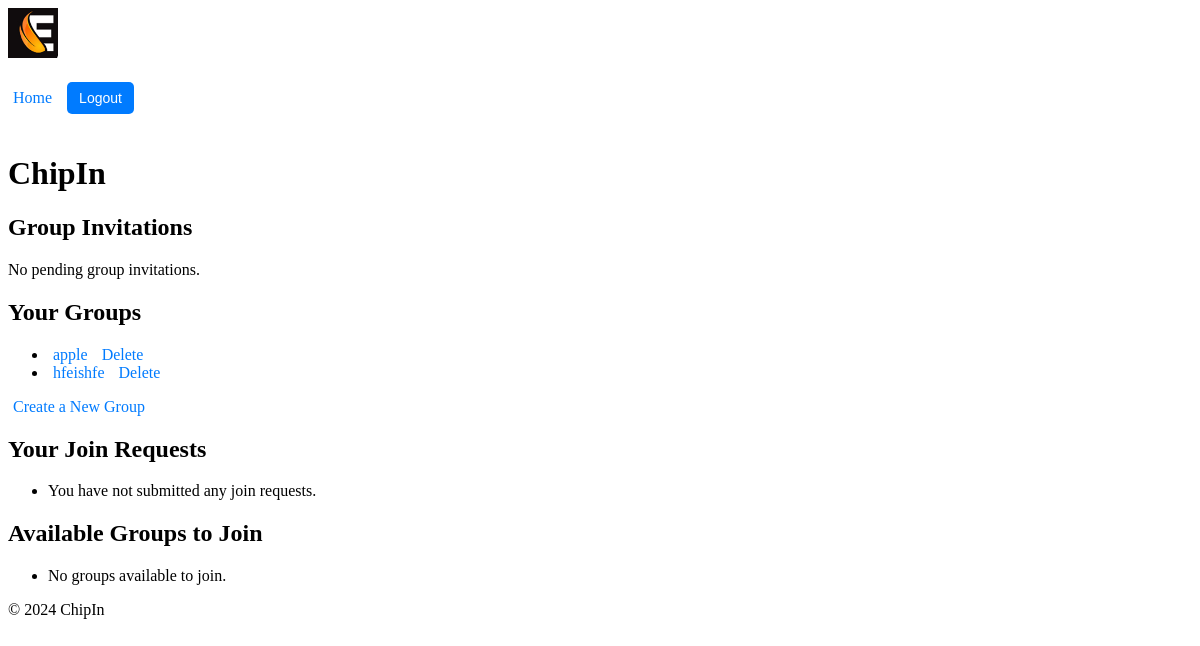
Screenshot of /chipin/ (signed in) with the database file from the repository.
### chipin/models.py (models this page shows, shortened)
class Group(models.Model):
    name = models.CharField(max_length=100)
    admin = models.ForeignKey(User, on_delete=models.CASCADE, related_name='admin_groups')
    members = models.ManyToManyField(User, related_name='group_memberships', blank=True)
    invited_users = models.ManyToManyField(User, related_name='pending_invitations', blank=True)

### chipin/views.py (the view)
# urls.py: path("", views.home, name="home"),
@login_required
def home(request):
    pending_invitations = Group.objects.filter(invited_users=request.user)
    user_join_requests = GroupJoinRequest.objects.filter(user=request.user)
    available_groups = Group.objects.exclude(members=request.user)
    return render(request, 'chipin/home.html', { # Pass data to the template
        'pending_invitations': pending_invitations,
        'user_join_requests': user_join_requests,
        'available_groups': available_groups
    })

### chipin/context_processors.py (called while the page is built)
def user_profile(request):
    if request.user.is_authenticated:
        try:
            return {'nickname': request.user.profile.nickname}
        except Profile.DoesNotExist:
            return {'nickname': request.user.username}  # Fallback to username if no profile exists
    return {}

### chipin/templates/chipin/home.html (shortened to what this page needs)
{% extends 'chipin/base.html' %}
{% load static %}
{% block content %}
    <h1>ChipIn</h1>
    <h2>Group Invitations</h2>
    <div class="invitation-notification">
        {% if pending_invitations %}
            <ul>
                {% for group in pending_invitations %}
                    <li>
                        You have been invited to join <strong>{{ group.name }}</strong>.
                        <a href="{% url 'chipin:accept_invite' group.id %}?user_id={{ request.user.id }}">Accept</a>
                    </li>
                {% empty %}
                    <li>No pending group invitations.</li>
                {% endfor %}
            </ul>
        {% else %}
            <p>No pending group invitations.</p>
        {% endif %}
    </div>
    <h2>Your Groups</h2>
    <ul>
        {% for group in user.group_memberships.all %}
        <li>
            <a href="{% url 'chipin:group_detail' group.id %}">{{ group.name }}</a>
            {% if group.admin == request.user %}
                <a href="{% url 'chipin:delete_group' group.id %}" onclick="return confirm('Are you sure you want to delete this group?');">Delete</a>
            {% else %}
                <a href="{% url 'chipin:leave_group' group.id %}" onclick="return confirm('Are you sure you want to leave this group?');">Leave</a>
            {% endif %}
        </li>
        {% empty %}
        <li>You are not a member of any group yet.</li>
        {% endfor %}
    </ul>
    <a href="{% url 'chipin:create_group' %}">Create a New Group</a>
    <h2>Your Join Requests</h2>
    <ul>
        {% for join_request in user_join_requests %}
        <li>
            You requested to join <strong>{{ join_request.group.name }}</strong> on {{ join_request.created_at }}.
            <a href="{% url 'chipin:delete_join_request' join_request.id %}" onclick="return confirm('Are you sure you want to delete this join request?');">Delete</a>
        </li>
        {% empty %}
        <li>You have not submitted any join requests.</li>
        {% endfor %}
    </ul>
    <h2>Available Groups to Join</h2>
    <ul>
        {% for group in available_groups %}
        <li>
            <a href="{% url 'chipin:group_detail' group.id %}">{{ group.name }}</a>
            <span>- Admin: {{ group.admin.profile.nickname }}</span>
        </li>
        {% empty %}
        <li>No groups available to join.</li>
        {% endfor %}
    </ul>
{% endblock %}

### chipin/static/chipin/styles.css (style rules this page uses)
a { color: #007BFF; text-decoration: none; padding: 5px }

### rows the page displays
Group: name "apple", shows "Delete"
Group: name "hfeishfe", shows "Delete"
